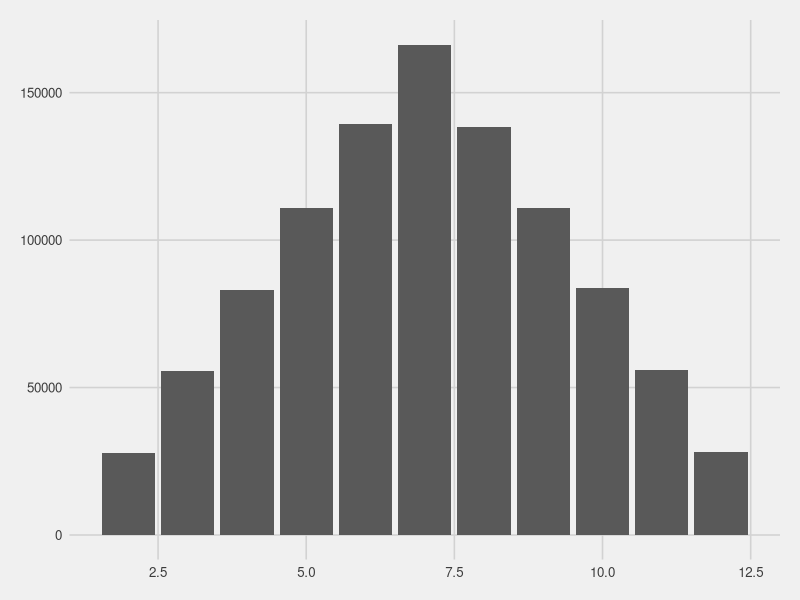

Write R code to recreate this figure.
## ---- chunk 1
knitr::opts_chunk$set(echo = TRUE)
library(tidyverse)
library(purrr)
library(ggplot2)
library(ggthemes)
## ---- chunk 2
roll_one_dice <- function() {
  sample(1:6, size = 1)
} 

roll_two_dice <- function() {
  roll_one_dice() + roll_one_dice()
} 


## ---- chunk 3
data <- tibble(throws = map_int(1:1000000, ~ roll_two_dice()))

data %>%
  ggplot(mapping = aes(x = throws)) +
  geom_bar() + 
  theme_fivethirtyeight()
